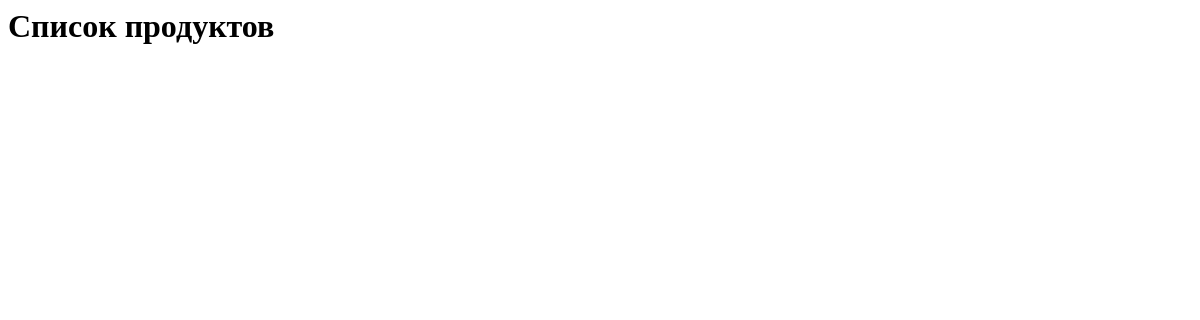
Before: /shop/products/ with the older database file.
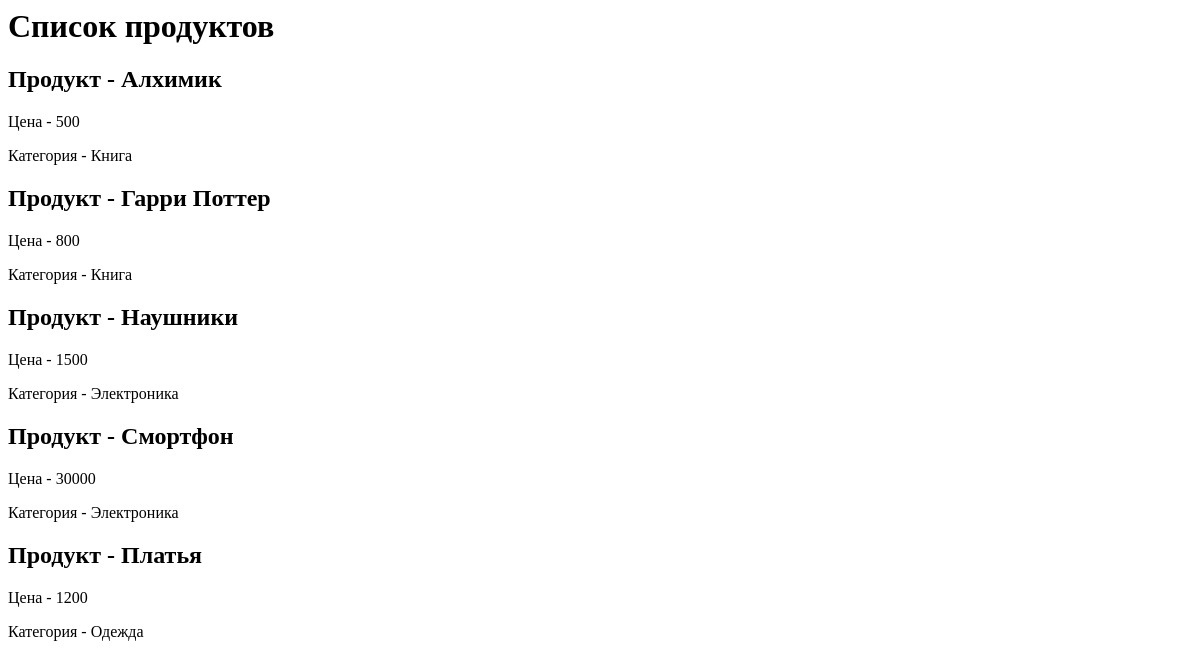
After: the same page with the newer database file.
### myShop/models.py (models this page shows, shortened)
class Product(models.Model):
    name = models.CharField(max_length=100)
    price = models.IntegerField()
    category  = models.ForeignKey(
        Category,
        on_delete=models.CASCADE
    )

class Category(models.Model):
    name = models.CharField(max_length=100)

### myShop/views.py (the view)
# urls.py: path("products/", views.protucts),
def protucts(request):
    products = Product.objects.all()
    return render(request, "products.html",  {"products": products})

### templates/products.html
<h1>Список продуктов</h1>
{% for i in products %}
<h2>Продукт - {{ i.name }}</h2>
<p>Цена - {{ i.price }}</p>
<p>Категория - {{ i.category.name }}</p>
{% endfor %}

Changed rows visible on the page:
added Product: name "Алхимик", price "500", category.name "Книга"
added Product: name "Гарри Поттер", price "800", category.name "Книга"
added Product: name "Наушники", price "1500", category.name "Электроника"
added Product: name "Смортфон", price "30000", category.name "Электроника"
added Product: name "Платья", price "1200", category.name "Одежда"
